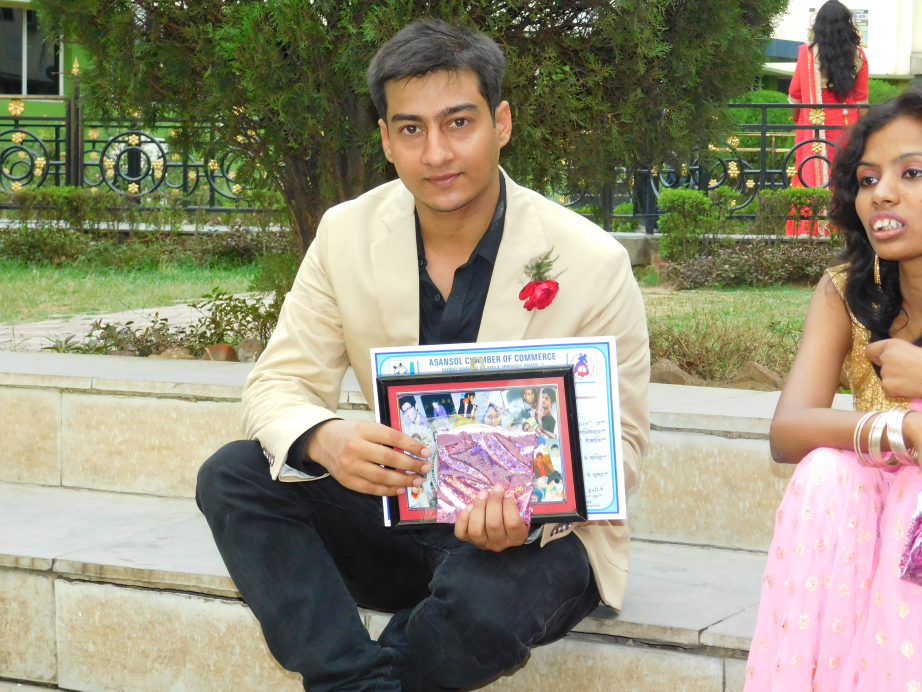
#> input picture resource/test.JPG, 4608 x 3456 px, found by its file name (shown at 1/5 size)
$ python images_demo.py
#> lines starting #> are read from the running program, lines starting #| are printed output that depends on the picture
import numpy as np
import matplotlib.pyplot as plt
from PIL import Image
import os
import cv2

img_path = "/home/shishir/study/code/openCV/resource/test.JPG"
def main():
	try:
		'''
			cv2 read image in BGR order
		'''
		pic = cv2.imread(img_path)
#> pic is the input picture: shape (3456, 4608, 3); mean B, G, R 119.7, 141.3, 147.3
	except FileNotFoundError:
		pic = cv2.imread("resource/test.JPG")

	pic_array = cv2.resize(pic, (512, 512))
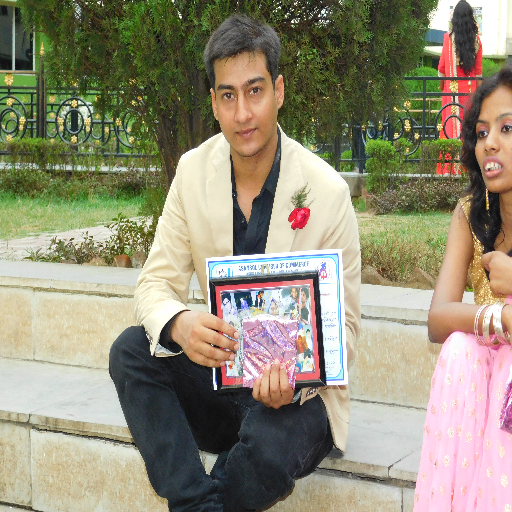
#> pic_array: shape (512, 512, 3); mean B, G, R 119.7, 141.3, 147.3
	fixed_image = cv2.cvtColor(pic_array, cv2.COLOR_BGR2RGB)
	print(f"shape = {pic_array.shape}")
#| shape = (512, 512, 3)
	# print(f"shape = {fixed_image.shape}")


	b = fixed_image.copy()
	b[:,:,1] = 0
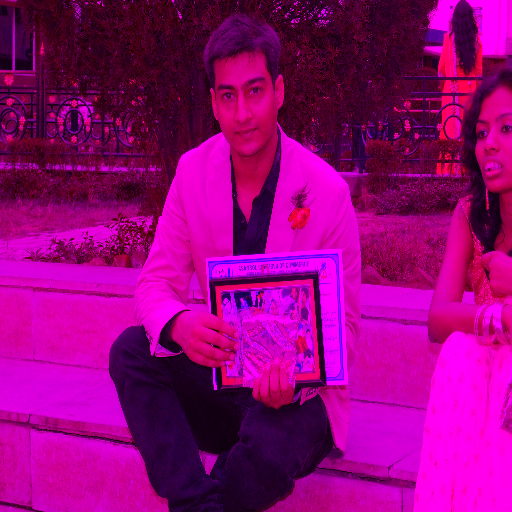
#> b: shape (512, 512, 3); mean R, G, B 147.3, 0, 119.7
	b[:,:,2] = 0
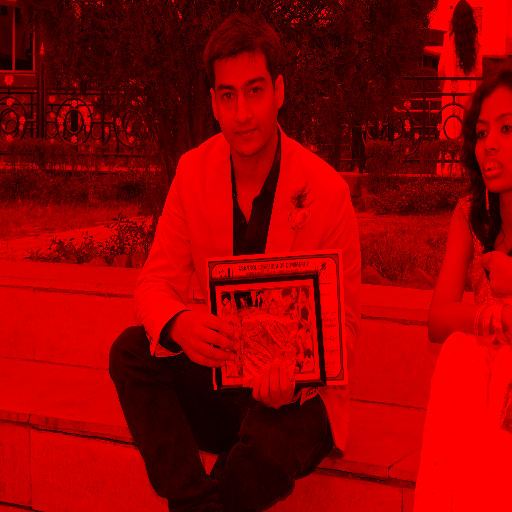
#> b: shape (512, 512, 3); mean R, G, B 147.3, 0, 0

	g = pic_array.copy()
	g[:,:,1] = 0
	g[:,:,2] = 0
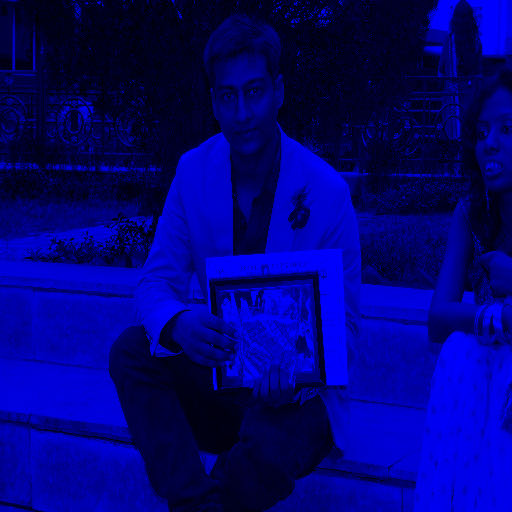
#> g: shape (512, 512, 3); mean B, G, R 119.7, 0, 0

	r = fixed_image.copy()
	r[:,:,0] = 0
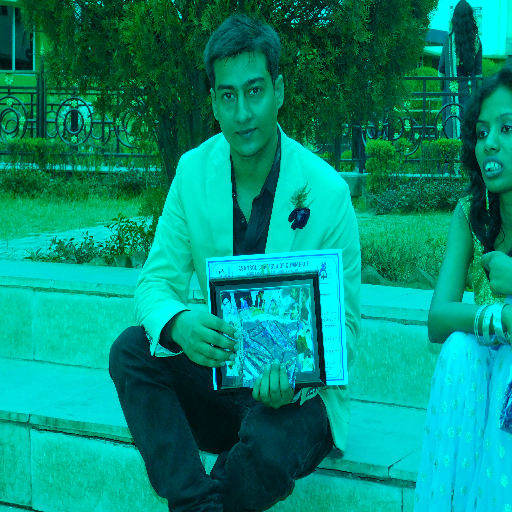
#> r: shape (512, 512, 3); mean R, G, B 0, 141.3, 119.7
	r[:,:,1] = 0

	cv2.imshow("raw", pic_array)
	cv2.imshow("fixed", fixed_image)
	'''
		From reading to displaying , for all operation color
		channel in cv2 is in BGR sequence
	'''
	cv2.imshow("blue", b)
	cv2.imshow("green", g)
	# cv2.imshow("red", r)
	plt.imshow(fixed_image)

	cv2.waitKey(0)
	cv2.destroyAllWindows()


if __name__ == "__main__":
	main()

$ run again, with resource/Denis_Mukwege.jpg copied over resource/test.JPG
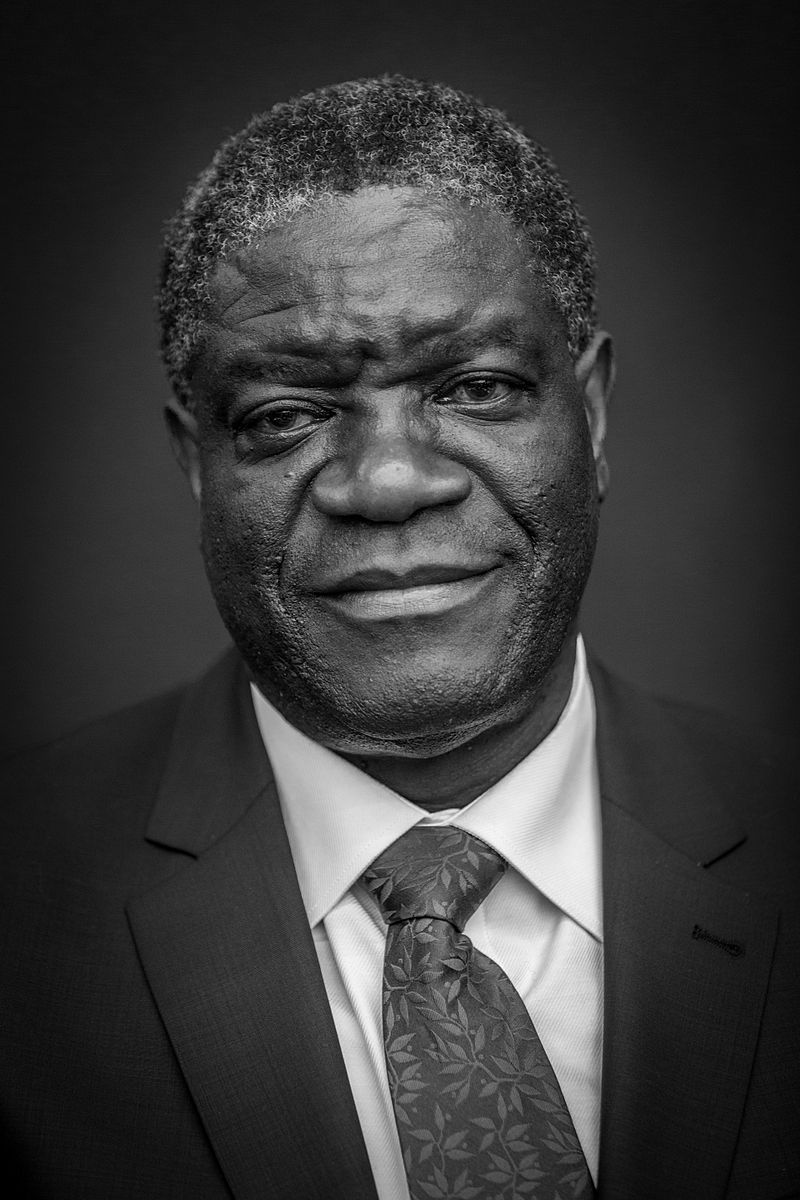
#> input picture resource/Denis_Mukwege.jpg, 800 x 1200 px, found by its file name
#> in main, pic is the input picture: shape (1200, 800, 3); min 0, max 255, mean 58.8
#| shape = (512, 512, 3)
#> in main, `b[:,:,2] = 0`:
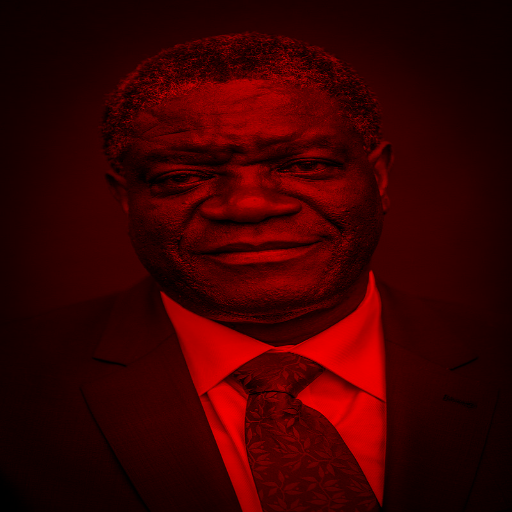
#> b: shape (512, 512, 3); mean R, G, B 58.7, 0, 0
#> in main, `r[:,:,1] = 0`:
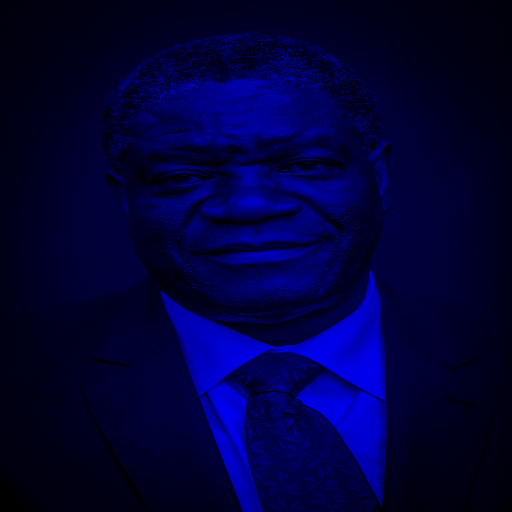
#> r: shape (512, 512, 3); mean R, G, B 0, 0, 58.7

$ run again, with resource/Nadia_Murad.jpg copied over resource/test.JPG
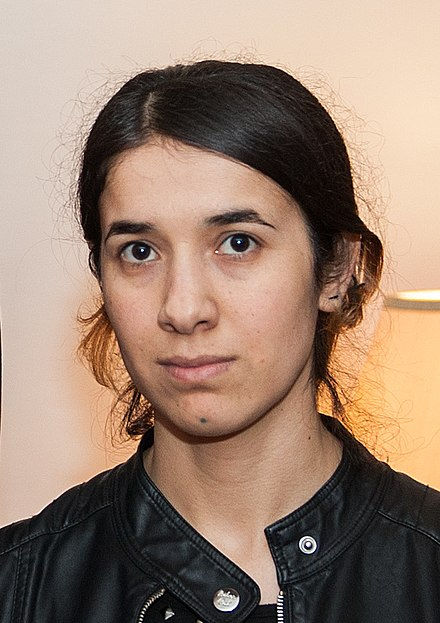
#> input picture resource/Nadia_Murad.jpg, 440 x 623 px, found by its file name
#> in main, pic is the input picture: shape (623, 440, 3); mean B, G, R 112.7, 129.2, 153.8
#| shape = (512, 512, 3)
#> in main, `g[:,:,2] = 0`:
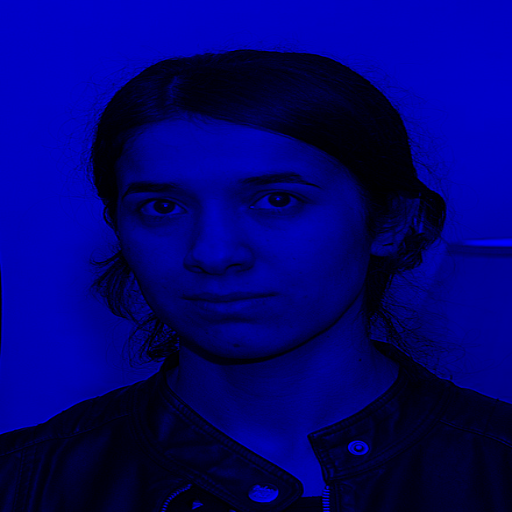
#> g: shape (512, 512, 3); mean B, G, R 112.6, 0, 0
#> in main, `r[:,:,0] = 0`:
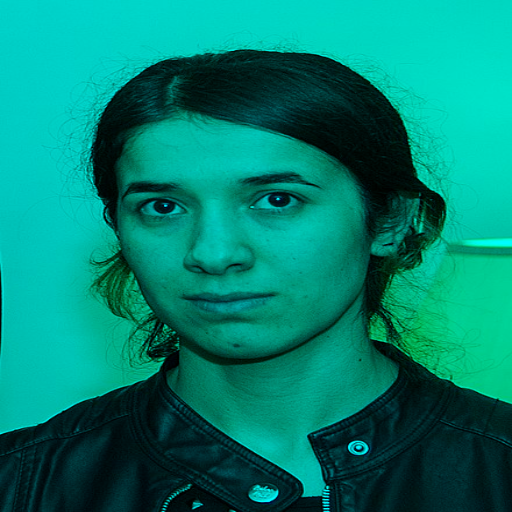
#> r: shape (512, 512, 3); mean R, G, B 0, 129.1, 112.6
